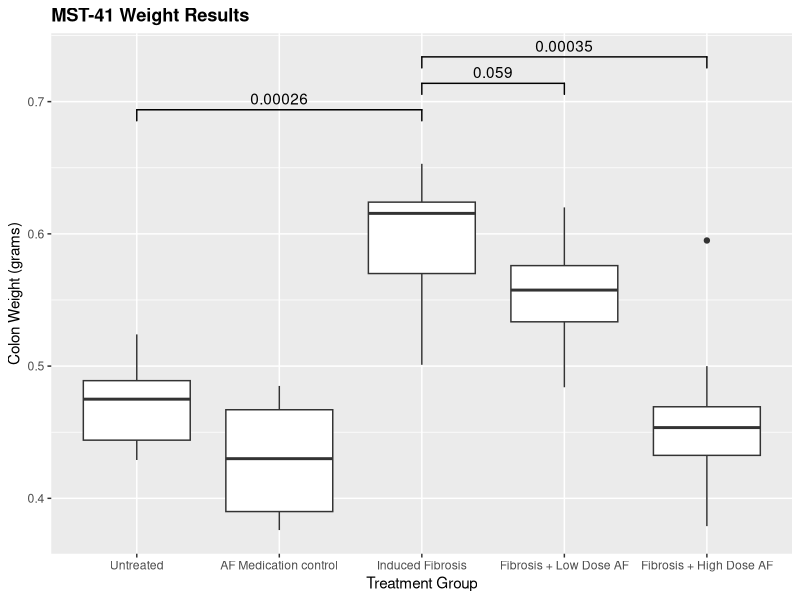
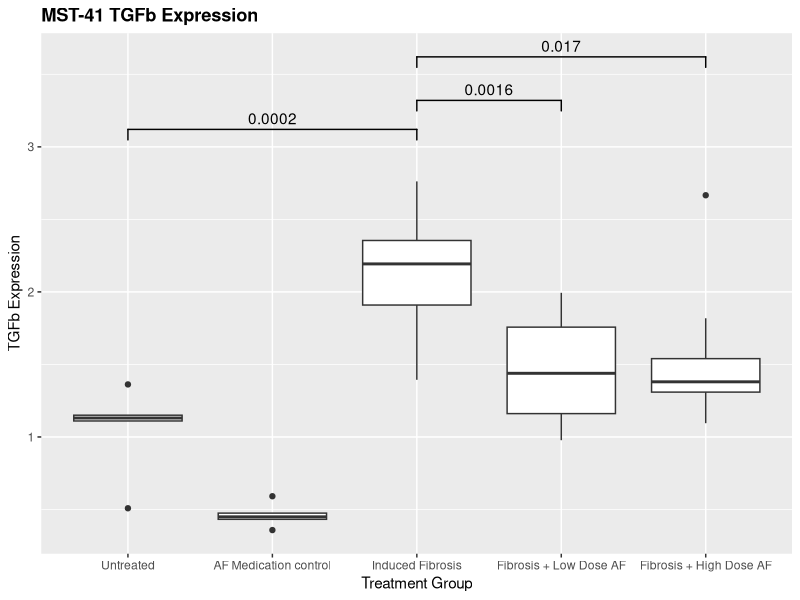
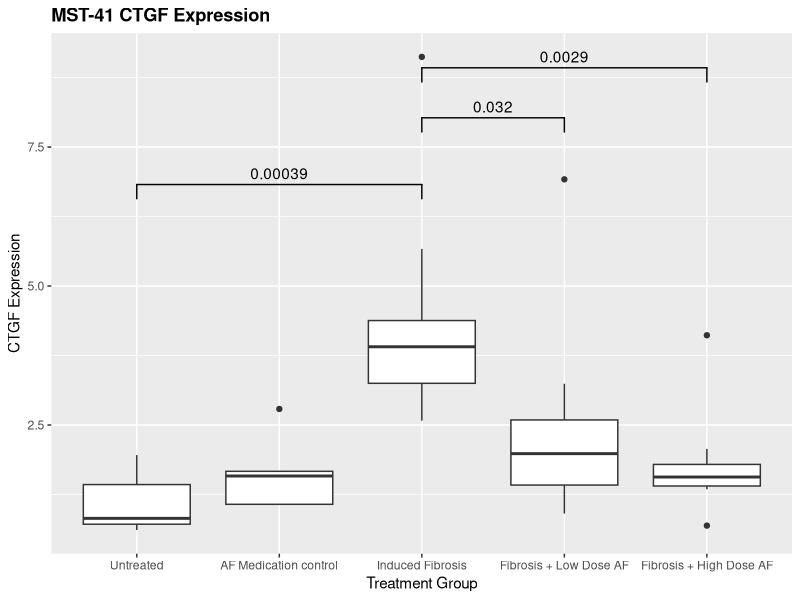
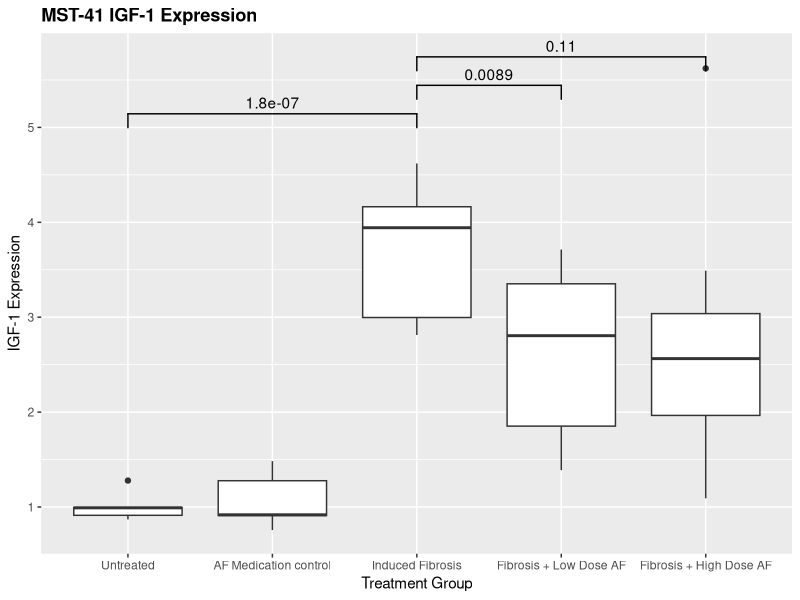
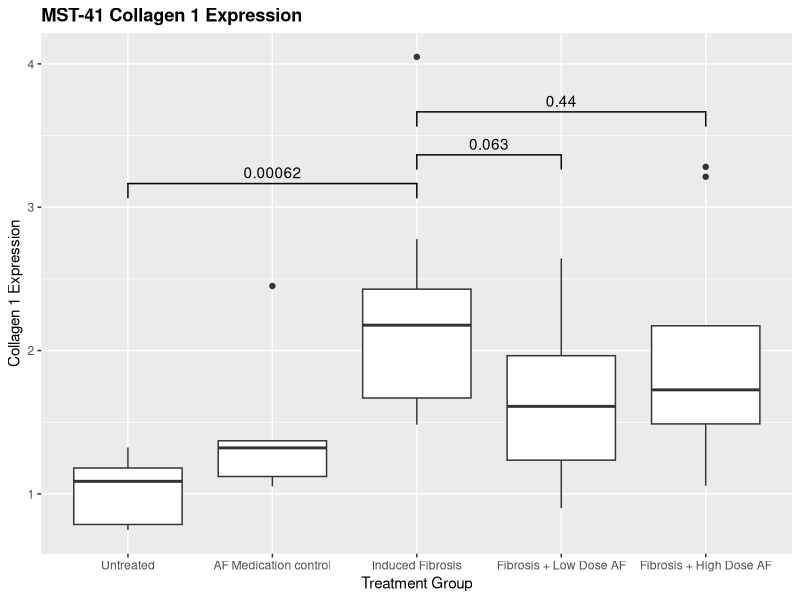
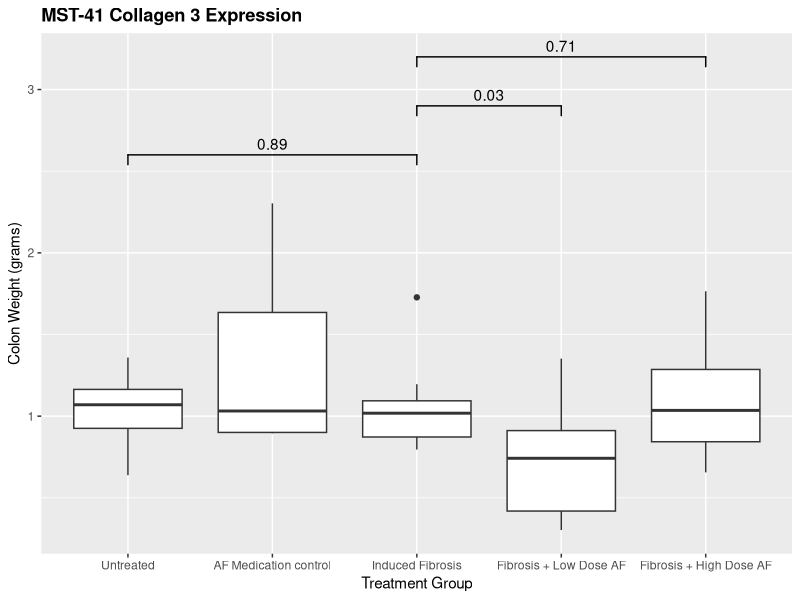
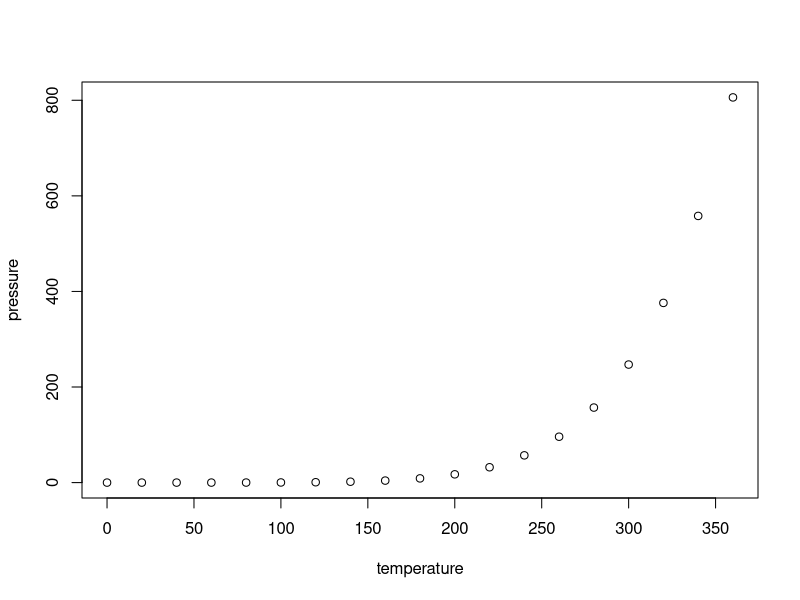

R code for these plots, in order:
## ---- chunk 1
knitr::opts_chunk$set(echo = TRUE)
library(tidyverse)
library(ggridges)
library(ggsignif)
library(readxl)
library(here)

tidygenes <- read_excel(here::here("MST-41tidy.xlsx"),
                        sheet = "mst41_geneexp_tidy")

tidyweights <- read_excel(here::here("MST-41tidy.xlsx"),
                          sheet = "colonweight_tidy")
## ---- chunk 2
ggplot(tidyweights, aes(x= as.factor(category), y = cec_col_wt) ) +
  geom_boxplot() +
  geom_signif(y_position = 0.68,comparisons = list(c("1", "3")), test="t.test") +
  geom_signif(y_position = 0.70,comparisons = list(c("3", "4")), test="t.test") +
  geom_signif(y_position = 0.72,comparisons = list(c("3", "5")), test="t.test") +
  scale_x_discrete(labels = c("1" = "Untreated", 
                              "2" = "AF Medication control",
                              "3" = "Induced Fibrosis",
                              "4" = "Fibrosis + Low Dose AF",
                              "5" = "Fibrosis + High Dose AF")) +
  labs(y = "Colon Weight (grams)", x = "Treatment Group") +
  theme(legend.position = "none", plot.title = element_text(face="bold")) +
  ggtitle("MST-41 Weight Results")
## ---- chunk 3
tidygenes %>% 
  filter(gene == "tgfb") %>% 
  ggplot(.,aes(x= as.factor(category), y = fold) ) +
  geom_boxplot() +
  geom_signif(y_position = 3.0,comparisons = list(c("1", "3")), test="t.test") +
  geom_signif(y_position = 3.2,comparisons = list(c("3", "4")), test="t.test") +
  geom_signif(y_position = 3.5,comparisons = list(c("3", "5")), test="t.test") +
  scale_x_discrete(labels = c("1" = "Untreated", 
                              "2" = "AF Medication control",
                              "3" = "Induced Fibrosis",
                              "4" = "Fibrosis + Low Dose AF",
                              "5" = "Fibrosis + High Dose AF")) +
  labs(y = "TGFb Expression", x = "Treatment Group") +
  theme(legend.position = "none", plot.title = element_text(face="bold")) +
  ggtitle("MST-41 TGFb Expression")
## ---- chunk 4
tidygenes %>% 
  filter(gene == "ctgf") %>% 
  ggplot(.,aes(x= as.factor(category), y = fold) ) +
  geom_boxplot() +
  geom_signif(y_position = 6.4,comparisons = list(c("1", "3")), test="t.test") +
  geom_signif(y_position = 7.6,comparisons = list(c("3", "4")), test="t.test") +
  geom_signif(y_position = 8.5,comparisons = list(c("3", "5")), test="t.test") +
  scale_x_discrete(labels = c("1" = "Untreated", 
                              "2" = "AF Medication control",
                              "3" = "Induced Fibrosis",
                              "4" = "Fibrosis + Low Dose AF",
                              "5" = "Fibrosis + High Dose AF")) +
  labs(y = "CTGF Expression", x = "Treatment Group") +
  theme(legend.position = "none", plot.title = element_text(face="bold")) +
  ggtitle("MST-41 CTGF Expression")
## ---- chunk 5
tidygenes %>% 
  filter(gene == "igf1") %>% 
  ggplot(.,aes(x= as.factor(category), y = fold) ) +
  geom_boxplot() +
  geom_signif(y_position = 4.9,comparisons = list(c("1", "3")), test="t.test") +
  geom_signif(y_position = 5.2,comparisons = list(c("3", "4")), test="t.test") +
  geom_signif(y_position = 5.5,comparisons = list(c("3", "5")), test="t.test") +
  scale_x_discrete(labels = c("1" = "Untreated", 
                              "2" = "AF Medication control",
                              "3" = "Induced Fibrosis",
                              "4" = "Fibrosis + Low Dose AF",
                              "5" = "Fibrosis + High Dose AF")) +
  labs(y = "IGF-1 Expression", x = "Treatment Group") +
  theme(legend.position = "none", plot.title = element_text(face="bold")) +
  ggtitle("MST-41 IGF-1 Expression")
## ---- chunk 6
tidygenes %>% 
  filter(gene == "col1a1") %>% 
  ggplot(.,aes(x= as.factor(category), y = fold) ) +
  geom_boxplot() +
  geom_signif(y_position = 3.0,comparisons = list(c("1", "3")), test="t.test") +
  geom_signif(y_position = 3.2,comparisons = list(c("3", "4")), test="t.test") +
  geom_signif(y_position = 3.5,comparisons = list(c("3", "5")), test="t.test") +
  scale_x_discrete(labels = c("1" = "Untreated", 
                              "2" = "AF Medication control",
                              "3" = "Induced Fibrosis",
                              "4" = "Fibrosis + Low Dose AF",
                              "5" = "Fibrosis + High Dose AF")) +
  labs(y = "Collagen 1 Expression", x = "Treatment Group") +
  theme(legend.position = "none", plot.title = element_text(face="bold")) +
  ggtitle("MST-41 Collagen 1 Expression")
## ---- chunk 7
tidygenes %>% 
  filter(gene == "col3a1") %>% 
  ggplot(.,aes(x= as.factor(category), y = fold) ) +
  geom_boxplot() +
  geom_signif(y_position = 2.5,comparisons = list(c("1", "3")), test="t.test") +
  geom_signif(y_position = 2.8,comparisons = list(c("3", "4")), test="t.test") +
  geom_signif(y_position = 3.1,comparisons = list(c("3", "5")), test="t.test") +
  scale_x_discrete(labels = c("1" = "Untreated", 
                              "2" = "AF Medication control",
                              "3" = "Induced Fibrosis",
                              "4" = "Fibrosis + Low Dose AF",
                              "5" = "Fibrosis + High Dose AF")) +
  labs(y = "Colon Weight (grams)", x = "Treatment Group") +
  theme(legend.position = "none", plot.title = element_text(face="bold")) +
  ggtitle("MST-41 Collagen 3 Expression")
## ---- chunk 8
summary(cars)
## ---- chunk 9
plot(pressure)
## ---- chunk 10
summary(cars$dist)
summary(cars$speed)
